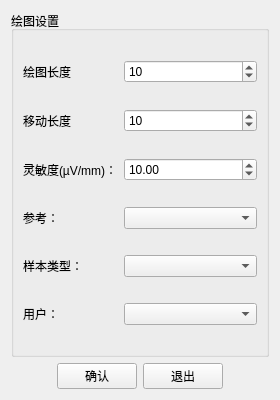
<?xml version="1.0" encoding="UTF-8"?>
<ui version="4.0">
 <class>Setting</class>
 <widget class="QWidget" name="Setting">
  <property name="geometry">
   <rect>
    <x>0</x>
    <y>0</y>
    <width>280</width>
    <height>400</height>
   </rect>
  </property>
  <property name="windowTitle">
   <string>Form</string>
  </property>
  <layout class="QGridLayout" name="gridLayout">
   <item row="0" column="0">
    <widget class="QGroupBox" name="gbSettings">
     <property name="title">
      <string>绘图设置</string>
     </property>
     <layout class="QGridLayout" name="gridLayout_19">
      <item row="2" column="1" colspan="2">
       <widget class="QSpinBox" name="spinBoxMove">
        <property name="sizePolicy">
         <sizepolicy hsizetype="Minimum" vsizetype="Fixed">
          <horstretch>2</horstretch>
          <verstretch>0</verstretch>
         </sizepolicy>
        </property>
        <property name="minimum">
         <number>1</number>
        </property>
        <property name="maximum">
         <number>100</number>
        </property>
        <property name="value">
         <number>10</number>
        </property>
       </widget>
      </item>
      <item row="4" column="0">
       <widget class="QLabel" name="labelSensInfo">
        <property name="text">
         <string>灵敏度(µV/mm)：</string>
        </property>
       </widget>
      </item>
      <item row="8" column="1" colspan="2">
       <widget class="QComboBox" name="comboBoxSample">
        <property name="sizePolicy">
         <sizepolicy hsizetype="Preferred" vsizetype="Fixed">
          <horstretch>2</horstretch>
          <verstretch>0</verstretch>
         </sizepolicy>
        </property>
       </widget>
      </item>
      <item row="10" column="1" colspan="2">
       <widget class="QComboBox" name="comboBoxUser">
        <property name="sizePolicy">
         <sizepolicy hsizetype="Preferred" vsizetype="Fixed">
          <horstretch>2</horstretch>
          <verstretch>0</verstretch>
         </sizepolicy>
        </property>
       </widget>
      </item>
      <item row="8" column="0">
       <widget class="QLabel" name="labelSampleTypeInfo">
        <property name="text">
         <string>样本类型：</string>
        </property>
       </widget>
      </item>
      <item row="0" column="0">
       <widget class="QLabel" name="labelPaintLengthInfo">
        <property name="text">
         <string>绘图长度</string>
        </property>
       </widget>
      </item>
      <item row="2" column="0">
       <widget class="QLabel" name="labelMoveInfo">
        <property name="text">
         <string>移动长度</string>
        </property>
       </widget>
      </item>
      <item row="6" column="1" colspan="2">
       <widget class="QComboBox" name="comboBoxRef">
        <property name="sizePolicy">
         <sizepolicy hsizetype="Preferred" vsizetype="Fixed">
          <horstretch>2</horstretch>
          <verstretch>0</verstretch>
         </sizepolicy>
        </property>
       </widget>
      </item>
      <item row="6" column="0">
       <widget class="QLabel" name="labelMontageInfo">
        <property name="text">
         <string>参考：</string>
        </property>
       </widget>
      </item>
      <item row="0" column="1" colspan="2">
       <widget class="QSpinBox" name="spinBoxPaint">
        <property name="sizePolicy">
         <sizepolicy hsizetype="Minimum" vsizetype="Fixed">
          <horstretch>2</horstretch>
          <verstretch>0</verstretch>
         </sizepolicy>
        </property>
        <property name="minimum">
         <number>1</number>
        </property>
        <property name="maximum">
         <number>100</number>
        </property>
        <property name="value">
         <number>10</number>
        </property>
       </widget>
      </item>
      <item row="10" column="0">
       <widget class="QLabel" name="labelUserInfo">
        <property name="text">
         <string>用户：</string>
        </property>
       </widget>
      </item>
      <item row="4" column="1" colspan="2">
       <widget class="QDoubleSpinBox" name="dbSpinSensitivity">
        <property name="minimum">
         <double>1.000000000000000</double>
        </property>
        <property name="maximum">
         <double>200.000000000000000</double>
        </property>
        <property name="value">
         <double>10.000000000000000</double>
        </property>
       </widget>
      </item>
     </layout>
    </widget>
   </item>
   <item row="1" column="0">
    <layout class="QGridLayout" name="gridLayoutSave">
     <item row="0" column="2">
      <widget class="QPushButton" name="btnExit">
       <property name="text">
        <string>退出</string>
       </property>
      </widget>
     </item>
     <item row="0" column="1">
      <widget class="QPushButton" name="btnConfirm">
       <property name="text">
        <string>确认</string>
       </property>
      </widget>
     </item>
     <item row="0" column="0">
      <spacer name="horizontalSpacer">
       <property name="orientation">
        <enum>Qt::Horizontal</enum>
       </property>
       <property name="sizeHint" stdset="0">
        <size>
         <width>40</width>
         <height>20</height>
        </size>
       </property>
      </spacer>
     </item>
     <item row="0" column="3">
      <spacer name="horizontalSpacer_2">
       <property name="orientation">
        <enum>Qt::Horizontal</enum>
       </property>
       <property name="sizeHint" stdset="0">
        <size>
         <width>40</width>
         <height>20</height>
        </size>
       </property>
      </spacer>
     </item>
    </layout>
   </item>
  </layout>
 </widget>
 <resources/>
 <connections/>
</ui>
